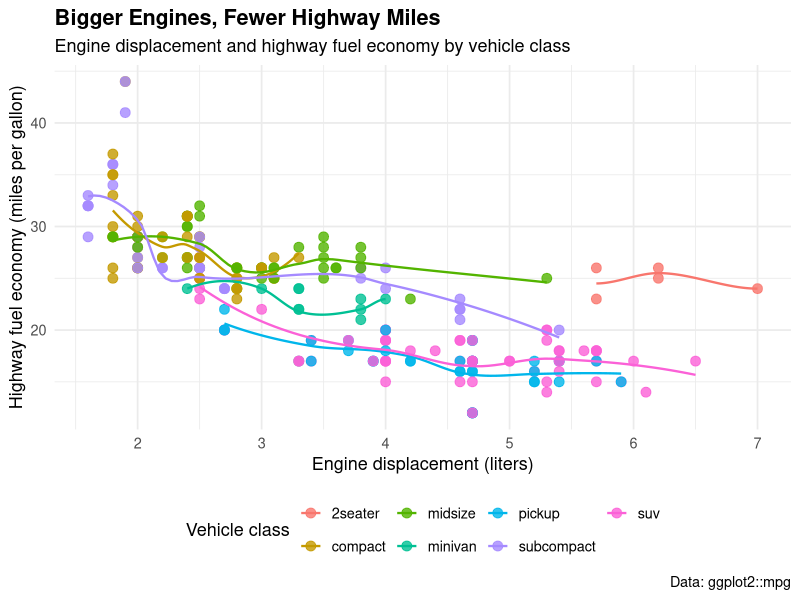

Here is the R script that generated this plot:
## ---- chunk 1
#| message: false
library(tidyverse)
## ---- chunk 2
ggplot(mpg, aes(x = displ, y = hwy, color = class)) +
  geom_point(size = 3, alpha = 0.8) +
  geom_smooth(method = "loess", se = FALSE, linewidth = 0.8) +
  labs(
    title = "Bigger Engines, Fewer Highway Miles",
    subtitle = "Engine displacement and highway fuel economy by vehicle class",
    x = "Engine displacement (liters)",
    y = "Highway fuel economy (miles per gallon)",
    color = "Vehicle class",
    caption = "Data: ggplot2::mpg"
  ) +
  theme_minimal(base_size = 13) +
  theme(
    plot.title = element_text(face = "bold"),
    legend.position = "bottom"
  )
